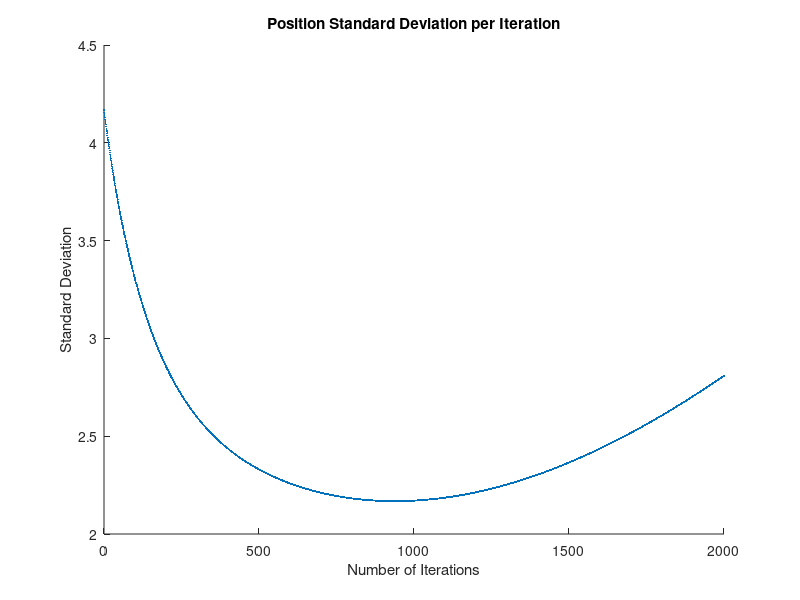
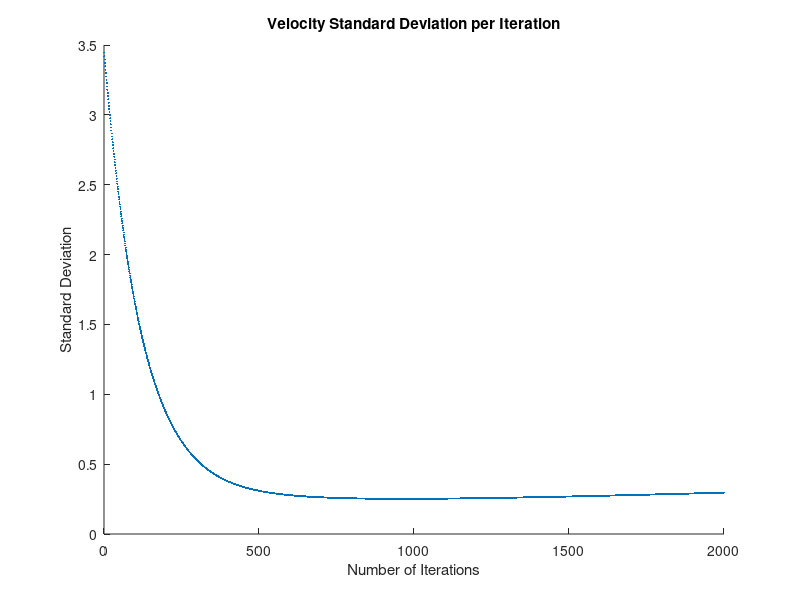
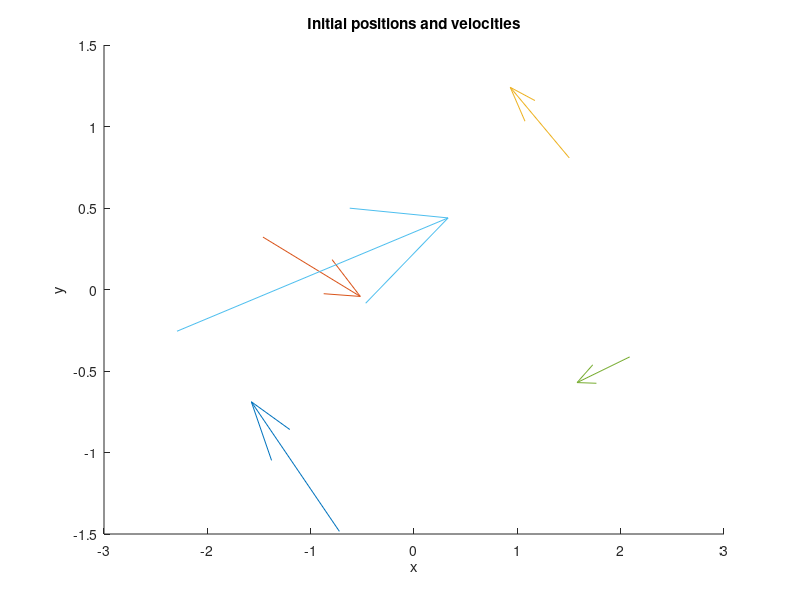
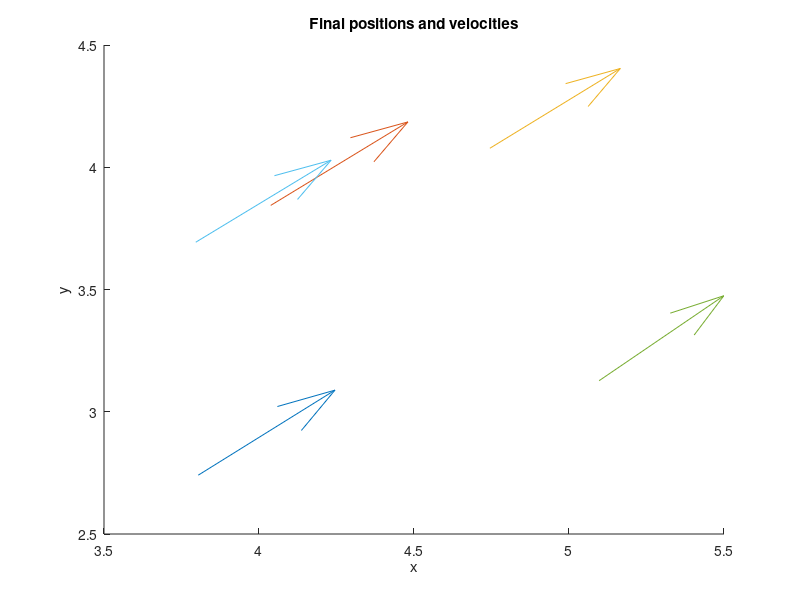

These figures' MATLAB source, in order:
% Augmented Cucker-Smale Model

clear all
close all

% Set up variables
N=5;            % Number of birds
wx=5;           % Length of square to uniformly generate positions on
wv=5;           % Length of square to uniformly generate velocities on
numIt=2000;    % Number of iterations
K=1;            % Coupling constant
K2=1;
K3=1;
R=0.5;          % Separation Radius
beta=1;         % Rate of Decay
h=0.005;         % Time step

x = zeros(N,2);
v = zeros(N,2);

x(:,1) = wx*(-1/2 + rand(N,1));
x(:,2) = wx*(-1/2 + rand(N,1));
v(:,1) = wv*(-1/4 + rand(N,1));
v(:,2) = wv*(-1/2 + rand(N,1)); 



figure(3)
hold on
for i=1:N
    quiver(x(i,1),x(i,2),v(i,1),v(i,2));
end
title('Initial positions and velocities');
xlabel('x') ;
ylabel('y');
hold off

xcom = (1/N)*sum(x);
vcom = (1/N)*sum(v);

x = x - xcom;
v = v - vcom;

xnorm = zeros(numIt+1,1);
vnorm = zeros(numIt+1,1);

xnorm(1,1) = sqrt(sum(x(1:N,1).^2 + x(1:N,2).^2));
vnorm(1,1) = sqrt(sum(v(1:N,1).^2 + v(1:N,2).^2));

v_CS = zeros(N,2);
v_CSsum = zeros(N,2);
v_Relv = zeros(N,2);
v_Relx = zeros(N,2);
v_Relvsum = zeros(N,2);
v_Relxsum = zeros(N,2);

for n = 1:numIt
    for i = 1:N
        for j = 1:N
            if j == i
            else
                v_CS(j,:) = K*((1 + norm(x(i,:)-x(j,:))^2)^(-beta/2))*(v(j,:)-v(i,:));
                v_Relv(j,:) = (K2/(2*N))*((norm(x(i,:)-x(j,:))^(-2)))*dot(v(i,:)-v(j,:),x(i,:)-x(j,:))*(x(j,:)-x(i,:));
                v_Relx(j,:) = ((K3/N)*(2*norm(x(i,:)-x(j,:)))^(-1))*((norm(x(i,:)-x(j,:)))-2*R)*(x(j,:)-x(i,:));
            end
        end
        v_CSsum(i,:) = sum(v_CS);
        v_Relvsum(i,:) = sum(v_Relv);
        v_Relxsum(i,:) = sum(v_Relx);
    end
    x(1:N,:) = x(1:N,:) + h*v(1:N,:);
    v(1:N,:) = v(1:N,:) + h*(v_CSsum + v_Relvsum + v_Relxsum)
    
    xnorm(n+1,1) = sqrt(sum(x(1:N,1).^2 + x(1:N,2).^2));
    vnorm(n+1,1) = sqrt(sum(v(1:N,1).^2 + v(1:N,2).^2));
    
    n

end

ivector = zeros(numIt+1,1);
for i=1:numIt
    ivector(i+1)=i;
end

xnormav = sum(xnorm,2);
vnormav = sum(vnorm,2);

figure(1)
hold on
scatter(ivector, xnormav,2, 'filled');
title('Position Standard Deviation per Iteration');
xlabel('Number of Iterations') ;
ylabel('Standard Deviation');
hold off
figure(2)
hold on
scatter(ivector, vnormav,2, 'filled');
title('Velocity Standard Deviation per Iteration')
xlabel('Number of Iterations') 
ylabel('Standard Deviation')
hold off

x = x + xcom + vcom*numIt*h;
v = v + vcom;
figure(4)
hold on
for i=1:N
    quiver(x(i,1),x(i,2),v(i,1),v(i,2));
end
title('Final positions and velocities');
xlabel('x') ;
ylabel('y');
hold off